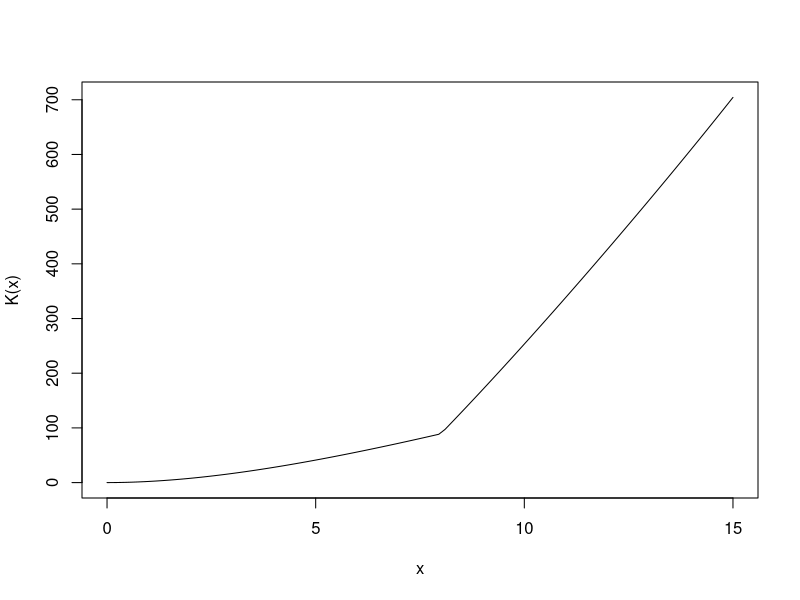

This chart was generated by the following R code:
library(spatstat)


### Name: Kmodel.ppm
### Title: K Function or Pair Correlation Function of Gibbs Point Process
###   model
### Aliases: Kmodel.ppm pcfmodel.ppm
### Keywords: spatial models

### ** Examples

  fit <- ppm(swedishpines, ~1, Strauss(8))
  p <- pcfmodel(fit)
  K <- Kmodel(fit)
  p(6)
  K(8)
  curve(K(x), from=0, to=15)
